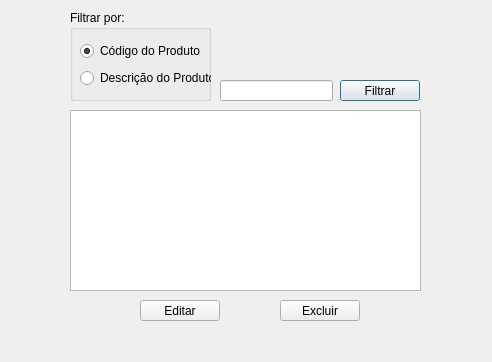
<?xml version="1.0" encoding="UTF-8"?>
<ui version="4.0">
 <class>ger_prod</class>
 <widget class="QDialog" name="ger_prod">
  <property name="geometry">
   <rect>
    <x>0</x>
    <y>0</y>
    <width>492</width>
    <height>362</height>
   </rect>
  </property>
  <property name="windowTitle">
   <string>Dialog</string>
  </property>
  <widget class="QPushButton" name="btn_editar">
   <property name="geometry">
    <rect>
     <x>140</x>
     <y>300</y>
     <width>80</width>
     <height>21</height>
    </rect>
   </property>
   <property name="text">
    <string>Editar</string>
   </property>
   <property name="autoDefault">
    <bool>false</bool>
   </property>
  </widget>
  <widget class="QPushButton" name="btn_excluir">
   <property name="geometry">
    <rect>
     <x>280</x>
     <y>300</y>
     <width>80</width>
     <height>21</height>
    </rect>
   </property>
   <property name="text">
    <string>Excluir</string>
   </property>
   <property name="autoDefault">
    <bool>false</bool>
   </property>
  </widget>
  <widget class="QTableWidget" name="tw_produtos">
   <property name="geometry">
    <rect>
     <x>70</x>
     <y>110</y>
     <width>351</width>
     <height>181</height>
    </rect>
   </property>
  </widget>
  <widget class="QLineEdit" name="txt_filtrar">
   <property name="geometry">
    <rect>
     <x>220</x>
     <y>80</y>
     <width>113</width>
     <height>21</height>
    </rect>
   </property>
   <property name="text">
    <string/>
   </property>
  </widget>
  <widget class="QPushButton" name="btn_filtrar">
   <property name="geometry">
    <rect>
     <x>340</x>
     <y>80</y>
     <width>80</width>
     <height>21</height>
    </rect>
   </property>
   <property name="text">
    <string>Filtrar</string>
   </property>
   <property name="autoDefault">
    <bool>true</bool>
   </property>
  </widget>
  <widget class="QGroupBox" name="groupBox">
   <property name="geometry">
    <rect>
     <x>70</x>
     <y>10</y>
     <width>141</width>
     <height>91</height>
    </rect>
   </property>
   <property name="title">
    <string>Filtrar por:</string>
   </property>
   <widget class="QWidget" name="layoutWidget">
    <property name="geometry">
     <rect>
      <x>10</x>
      <y>30</y>
      <width>131</width>
      <height>51</height>
     </rect>
    </property>
    <layout class="QVBoxLayout" name="verticalLayout">
     <item>
      <widget class="QRadioButton" name="rb_cod">
       <property name="text">
        <string>Código do Produto</string>
       </property>
       <property name="checked">
        <bool>true</bool>
       </property>
      </widget>
     </item>
     <item>
      <widget class="QRadioButton" name="rb_desc">
       <property name="text">
        <string>Descrição do Produto</string>
       </property>
      </widget>
     </item>
    </layout>
   </widget>
  </widget>
 </widget>
 <resources/>
 <connections/>
</ui>
